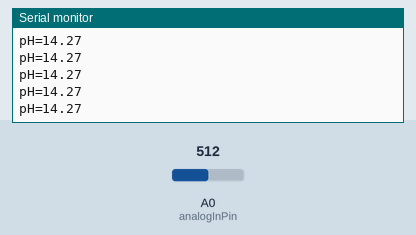
Bench run of a sketch on a simulated ESP8266 (NodeMCU). Parts: the last lines printed to the serial monitor. Inputs (shaded band) come from the test bench; at power-on: A0 (analogInPin) = 512. WiFi joins after 1.5 s; servers stay silent unless stated.

Above: at 2.7 s.
2.8 s: A0 (analogInPin) set to 716
At 3.15 s:
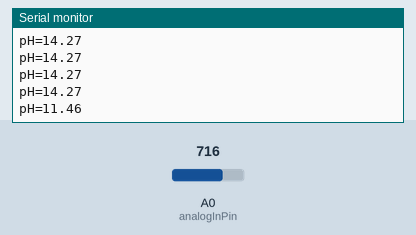
4.3 s: A0 (analogInPin) set to 900
At 4.51 s:
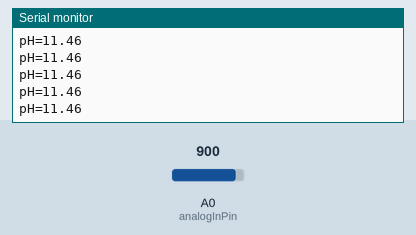
Timing chart, 0 to 7.3 s (numbered marks = the images above; inputs shaded):
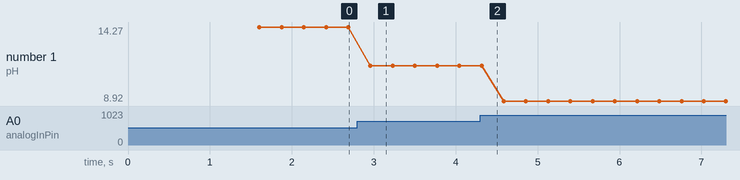

Measured:
- after the input at 2.8 s, the serial monitor: prints a new line after 0.16 s (image 1)
- plotted number 1: 14.27 → 11.46 after the input at 2.8 s, 11.46 → 8.92 after the input at 4.3 s

The sketch:

CSE299_project.ino
```cpp
#include <SoftwareSerial.h>
#include <ESP8266WiFi.h>
#include <FirebaseArduino.h>
#include <ArduinoJson.h>
#include <ESP8266HTTPClient.h>

#define FIREBASE_HOST "ringit-8cebd.firebaseio.com"
#define FIREBASE_AUTH "MrgyfqCe6cE8HE5DLTE76mJmJjvYycUVKeRIPrWm"
#define WIFI_SSID "POKEMON"
#define WIFI_PASSWORD "futuredream2020"

const int analogInPin = A0;
int sensorValue = 0;
int avgValue;
int buf[10], temp;


void setup() {
  Serial.begin(9600);

  // connect to wifi.

  WiFi.begin(WIFI_SSID, WIFI_PASSWORD);
  Serial.print("connecting");
  while (WiFi.status() != WL_CONNECTED)
      {
    Serial.print(".");
    delay(500);
      }
  Serial.println();
  Serial.print("connected: ");
  Serial.print("IP address: ");
  Serial.println(WiFi.localIP());

  Firebase.begin(FIREBASE_HOST, FIREBASE_AUTH);


}

void loop() {
    for(int i=0; i<10; i++)
    {
        buf[i] = analogRead(analogInPin);
        //Serial.println(buf[i]);
        delay(10);
      }
    for(int i=0; i<9; i++)
    {
        for(int j=i+1; j<10; j++)
        {
            if(buf[i] > buf[j])
            {
                temp = buf[i];
                buf[i] = buf[j];
                buf[j] = temp;
              }
          }
      }

      avgValue =0;
      for(int i=2; i<8; i++)
      {
          avgValue += buf[i];
        }
        float pHVoltage = (float)avgValue*5.0/1024/6;
        float pHValue = -2.826*pHVoltage + 21.34 ;
        //Serial.print("Avg_AnalogInput=");
        //Serial.println(avgValue);
        //Serial.print("Cal_pHVoltage=");
        //Serial.println(pHVoltage);
        Serial.print("pH=");
        Serial.println(pHValue);
        //Firebase.setFloat("voltage",pHVoltage);
        Firebase.setFloat("pH",pHValue);
        delay(20);
}
```
